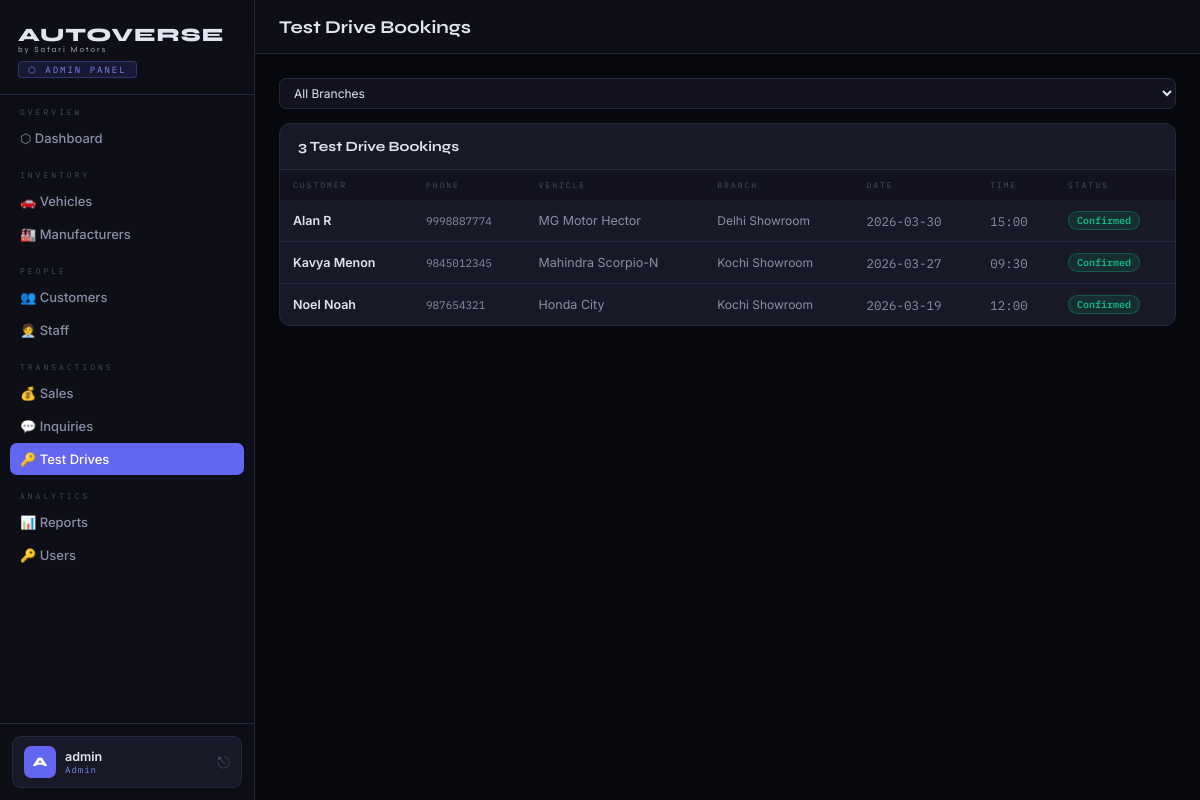
Screenshot of /admin/test-drives (signed in) with the database file from the repository.
### tables this page shows
CREATE TABLE TestDrive (
            booking_id INTEGER PRIMARY KEY AUTOINCREMENT,
            customer_id INTEGER NOT NULL,
            vehicle_id INTEGER NOT NULL,
            branch TEXT NOT NULL,
            preferred_date TEXT NOT NULL,
            preferred_time TEXT NOT NULL,
            status TEXT DEFAULT 'pending' CHECK(status IN ('pending','confirmed','completed','cancelled')),
            notes TEXT,
            booked_at TEXT NOT NULL,
            FOREIGN KEY (customer_id) REFERENCES Customer(customer_id) ON DELETE CASCADE,
            FOREIGN KEY (vehicle_id) REFERENCES Vehicle(vehicle_id) ON DELETE CASCADE
        );

CREATE TABLE Customer (
            customer_id INTEGER PRIMARY KEY AUTOINCREMENT,
            name TEXT NOT NULL,
            phone TEXT,
            email TEXT,
            address TEXT,
            user_id INTEGER,
            FOREIGN KEY (user_id) REFERENCES Users(user_id) ON DELETE SET NULL
        );

### app.py (the view)
@app.route('/admin/test-drives')
@login_required
@role_required('admin')
def admin_test_drives():
    db = get_db()
    branch_f = request.args.get('branch','')
    q = """SELECT td.*, m.name||' '||v.model as vehicle,
               c.name as customer_name, c.phone as customer_phone
        FROM TestDrive td JOIN Vehicle v ON td.vehicle_id=v.vehicle_id
        JOIN Manufacturer m ON v.manufacturer_id=m.manufacturer_id
        JOIN Customer c ON td.customer_id=c.customer_id WHERE 1=1"""
    params = []
    if branch_f: q += " AND td.branch=?"; params.append(branch_f)
    bookings = db.execute(q+" ORDER BY td.preferred_date DESC, td.preferred_time", params).fetchall()
    db.close()
    return render_template('admin/test_drives.html', bookings=bookings, branch_filter=branch_f, branches=BRANCHES)

### app.py (called while the page is built)
def login_required(f):
    @wraps(f)
    def decorated(*args, **kwargs):
        if 'user_id' not in session:
            flash('Please log in to continue.', 'warning')
            return redirect(url_for('login'))
        return f(*args, **kwargs)
    return decorated

def role_required(*roles):
    def decorator(f):
        @wraps(f)
        def decorated(*args, **kwargs):
            if session.get('role') not in roles:
                flash('Access denied.', 'danger')
                return redirect(url_for('dashboard'))
            return f(*args, **kwargs)
        return decorated
    return decorator

### database.py (called while the page is built)
def get_db():
    conn = sqlite3.connect(DB_PATH)
    conn.row_factory = sqlite3.Row
    conn.execute("PRAGMA foreign_keys = ON")
    return conn

### templates/admin/test_drives.html (shortened to what this page needs)
{% extends 'admin/base.html' %}
{% block page_title %}Test Drive Bookings{% endblock %}
{% block content %}
<div style="display:flex;gap:8px;margin-bottom:14px;flex-wrap:wrap;align-items:center;">
  <select onchange="location='?branch='+this.value" style="font-size:12px;padding:6px 10px;">
    <option value="">All Branches</option>
  </select>
</div>
<div class="card">
  <div class="card-hdr"><span class="card-title">{{ bookings|length }} Test Drive Bookings</span></div>
  {% if bookings %}
  <div class="tbl-wrap">
    <table>
      <thead><tr><th>Customer</th><th>Phone</th><th>Vehicle</th><th>Branch</th><th>Date</th><th>Time</th><th>Status</th></tr></thead>
      <tbody>
        {% for b in bookings %}
        <tr>
          <td class="td-main">{{ b.customer_name }}</td>
          <td class="mono" style="font-size:11px;">{{ b.customer_phone }}</td>
          <td>{{ b.vehicle }}</td>
          <td style="font-size:12px;">{{ b.branch }}</td>
          <td class="mono">{{ b.preferred_date }}</td>
          <td class="mono">{{ b.preferred_time }}</td>
          <td><span class="badge {% if b.status=='confirmed' %}b-available{% elif b.status=='pending' %}b-pending{% elif b.status=='completed' %}b-responded{% else %}b-closed{% endif %}">{{ b.status }}</span></td>
        </tr>
        {% endfor %}
      </tbody>
    </table>
  </div>
  {% else %}
  <div style="padding:40px;text-align:center;color:var(--t3);">No test drive bookings yet.</div>
  {% endif %}
</div>
{% endblock %}

### templates/admin/base.html (style rules this page uses)
:root { --bg:#07080d;--bg2:#0d0e16;--bg3:#12131e;--surface:#181926;--s2:#1e2030;--border:#272840;--accent:#6366f1;--a2:#818cf8;--red:#f43f5e;--gold:#f59e0b;--green:#10b981;--blue:#38bdf8;--text:#e2e4f0;--t2:#8b8fa8;--t3:#4b4e68;--sw:255px; }
* { margin:0;padding:0;box-sizing:border-box; }
body { font-family:'Inter',sans-serif;background:var(--bg);color:var(--text);min-height:100vh;display:flex; }
.card { background:var(--surface);border:1px solid var(--border);border-radius:11px;overflow:hidden; }
.card-hdr { padding:14px 18px;border-bottom:1px solid var(--border);display:flex;align-items:center;justify-content:space-between;gap:10px; }
.card-title { font-family:'Syne',sans-serif;font-size:14px;font-weight:700; }
table { width:100%;border-collapse:collapse;font-size:12.5px; }
thead tr { background:var(--bg3); }
th { padding:10px 13px;text-align:left;font-size:8px;letter-spacing:2px;text-transform:uppercase;color:var(--t3);font-family:'IBM Plex Mono',monospace;font-weight:400;white-space:nowrap; }
td { padding:11px 13px;border-bottom:1px solid var(--border);color:var(--t2);vertical-align:middle; }
tr:last-child td { border-bottom:none; }
.td-main { color:var(--text);font-weight:600; }
.badge { display:inline-flex;align-items:center;padding:2px 8px;border-radius:20px;font-size:10px;font-weight:600;text-transform:capitalize;font-family:'IBM Plex Mono',monospace; }
.b-available { background:rgba(16,185,129,0.13);color:var(--green);border:1px solid rgba(16,185,129,0.3); }
input,select,textarea { background:var(--bg3);border:1px solid var(--border);border-radius:7px;color:var(--text);padding:9px 12px;font-size:13px;font-family:'Inter',sans-serif;transition:border-color 0.2s;outline:none;width:100%; }
select option { background:var(--bg3); }
.mono { font-family:'IBM Plex Mono',monospace; }

### rows the page displays
TestDrive: customer_name "Alan R", customer_phone "9998887774", vehicle "MG Motor Hector", branch "Delhi Showroom", preferred_date "2026-03-30", preferred_time "15:00", status "Confirmed"
TestDrive: customer_name "Kavya Menon", customer_phone "9845012345", vehicle "Mahindra Scorpio-N", branch "Kochi Showroom", preferred_date "2026-03-27", preferred_time "09:30", status "Confirmed"
TestDrive: customer_name "Noel Noah", customer_phone "987654321", vehicle "Honda City", branch "Kochi Showroom", preferred_date "2026-03-19", preferred_time "12:00", status "Confirmed"

### other values shown
{{ session.username[0].upper() }} "A"
{{ session.username }} "admin"
{{ bookings|length }} "3"
